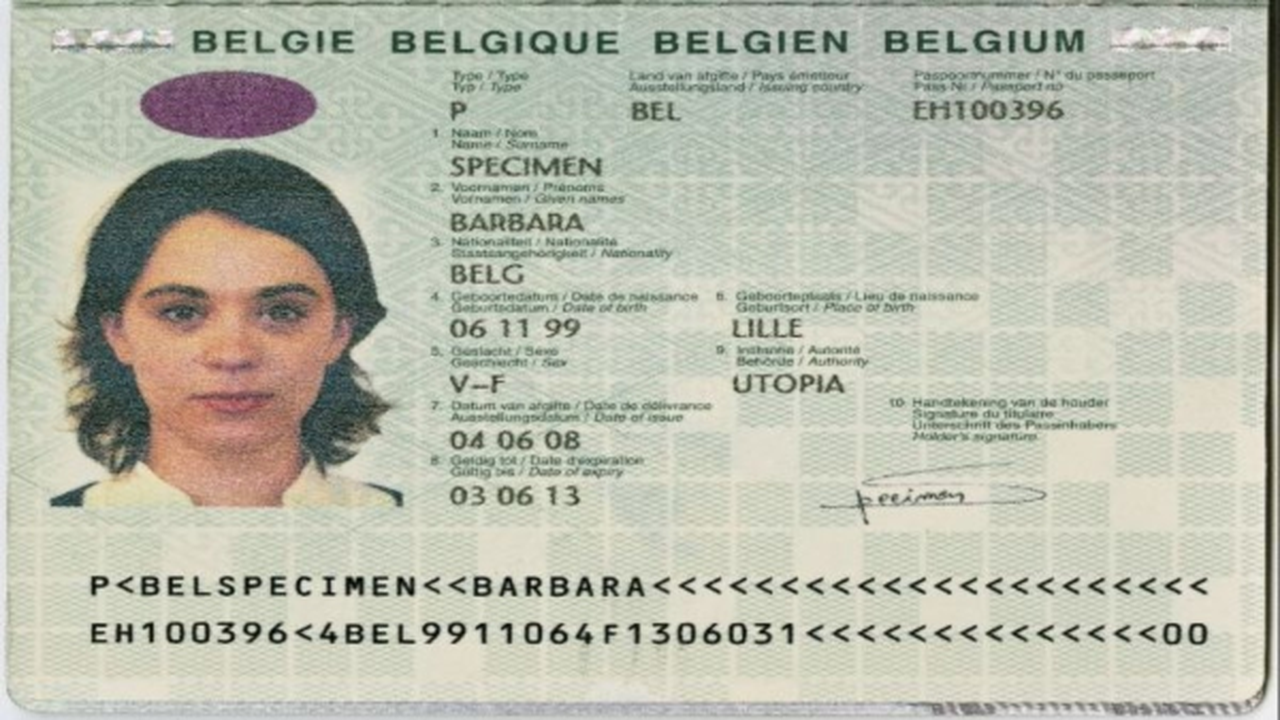
#> input picture vimz/image_converter/passports_hd/passport_0000.png, 1280 x 720 px
$ python contrast.py -i ../passports_hd/passport_0000.png -o out.png
#> lines starting #> are read from the running program, lines starting #| are printed output that depends on the picture
#!/usr/bin/env python3
"""
Convert an image to JSON format for contrast transformation.
"""

import json
import sys
import argparse
from PIL import Image
import numpy as np


def compress(image_array):
    """
    Compress image array to hex format - groups of 10 pixels per hex value.
    """
    array_in = image_array.tolist()
    output_array = []

    for i in range(len(array_in)):
        row = []
        hexValue = ''
        for j in range(len(array_in[i])):
            if np.isscalar(array_in[i][j]):
                # Grayscale
                hexValue = hex(int(array_in[i][j]))[2:].zfill(6) + hexValue
            else:
                # RGB - pack B, G, R in reverse order
                for k in range(0, 3):
                    hexValue = hex(int(array_in[i][j][k]))[2:].zfill(2) + hexValue
            if j % 10 == 9:
                row.append("0x" + hexValue)
                hexValue = ''
        output_array.append(row)
    return output_array


def adjust_contrast_and_compress(image_array, contrast_factor):
    """
    Adjust contrast and return compressed result.
    Matches the algorithm from image_formatter.py
    """
    r_channel, g_channel, b_channel = np.rollaxis(image_array, axis=-1)

    # Use 128 as mean (as in original code)
    r_mean = int(128 * 1000)
    b_mean = int(128 * 1000)
    g_mean = int(128 * 1000)

    # Apply contrast adjustment
    r_adjusted = ((r_channel - float(r_mean) / 1000) * contrast_factor + float(r_mean) / 1000).clip(0, 255).astype(np.uint8)
    g_adjusted = ((g_channel - float(g_mean) / 1000) * contrast_factor + float(g_mean) / 1000).clip(0, 255).astype(np.uint8)
    b_adjusted = ((b_channel - float(b_mean) / 1000) * contrast_factor + float(b_mean) / 1000).clip(0, 255).astype(np.uint8)

    # Stack back to RGB
    adjusted_image = np.dstack((r_adjusted, g_adjusted, b_adjusted))

    # Compress
    compressed = compress(adjusted_image)

    return compressed


def main():
    parser = argparse.ArgumentParser(
        description='Convert an image to JSON format for contrast transformation'
    )
    parser.add_argument('--input', '-i', required=True, help='Input image file')
    parser.add_argument('--output', '-o', required=True, help='Output JSON file')
    parser.add_argument('--resolution', '-r',
                       choices=['SD', 'HD', 'FHD', '4K'],
                       default='HD',
                       help='Image resolution (default: HD)')
    parser.add_argument('--factor', '-f', type=float, default=1.5,
                       help='Contrast factor (default: 1.5)')

    args = parser.parse_args()

    print(f"Processing: {args.input}")
    print(f"Resolution: {args.resolution}")
    print(f"Contrast factor: {args.factor}")

    try:
        # Load original image
        with Image.open(args.input) as image:
#> image is the input picture: PIL image 1280x720 RGB; mean R, G, B 184.5, 186.4, 171.9
            image_np = np.array(image)

        # Compress original
        compressed_original = compress(image_np)
#> in compress, `array_in = image_array.tolist()`: array_in = 720 items
#> compressed_original = 720 items

        # Apply contrast and compress
        compressed_transformed = adjust_contrast_and_compress(image_np, args.factor)
#> in adjust_contrast_and_compress, `r_channel, g_channel, b_channel = np.rollaxis(image_array, axis=-1)`:
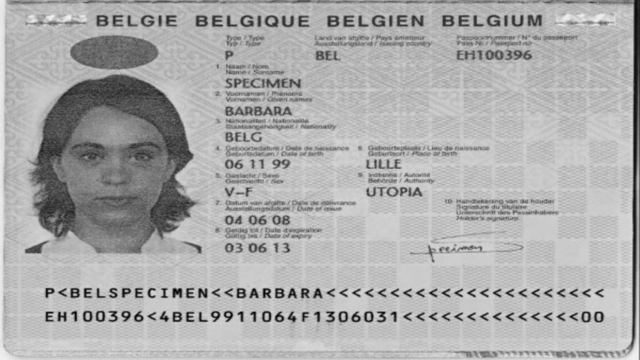
#> b_channel: shape (720, 1280) (shown at 1/2 size); min 0, max 245, mean 171.9
#> in adjust_contrast_and_compress, `g_adjusted = ((g_channel - float(g_mean) / 1000) * contrast_factor + f..`:
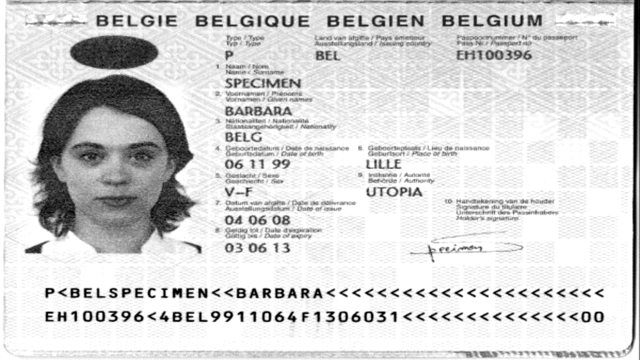
#> g_adjusted: shape (720, 1280) (shown at 1/2 size); min 0, max 255, mean 213.5
#> in adjust_contrast_and_compress, `b_adjusted = ((b_channel - float(b_mean) / 1000) * contrast_factor + f..`:
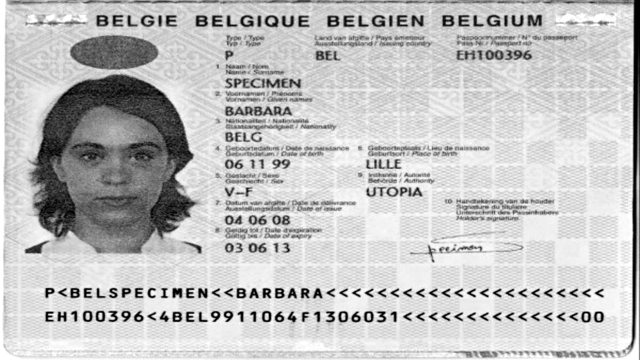
#> b_adjusted: shape (720, 1280) (shown at 1/2 size); min 0, max 255, mean 193.6
#> in adjust_contrast_and_compress, `adjusted_image = np.dstack((r_adjusted, g_adjusted, b_adjusted))`:
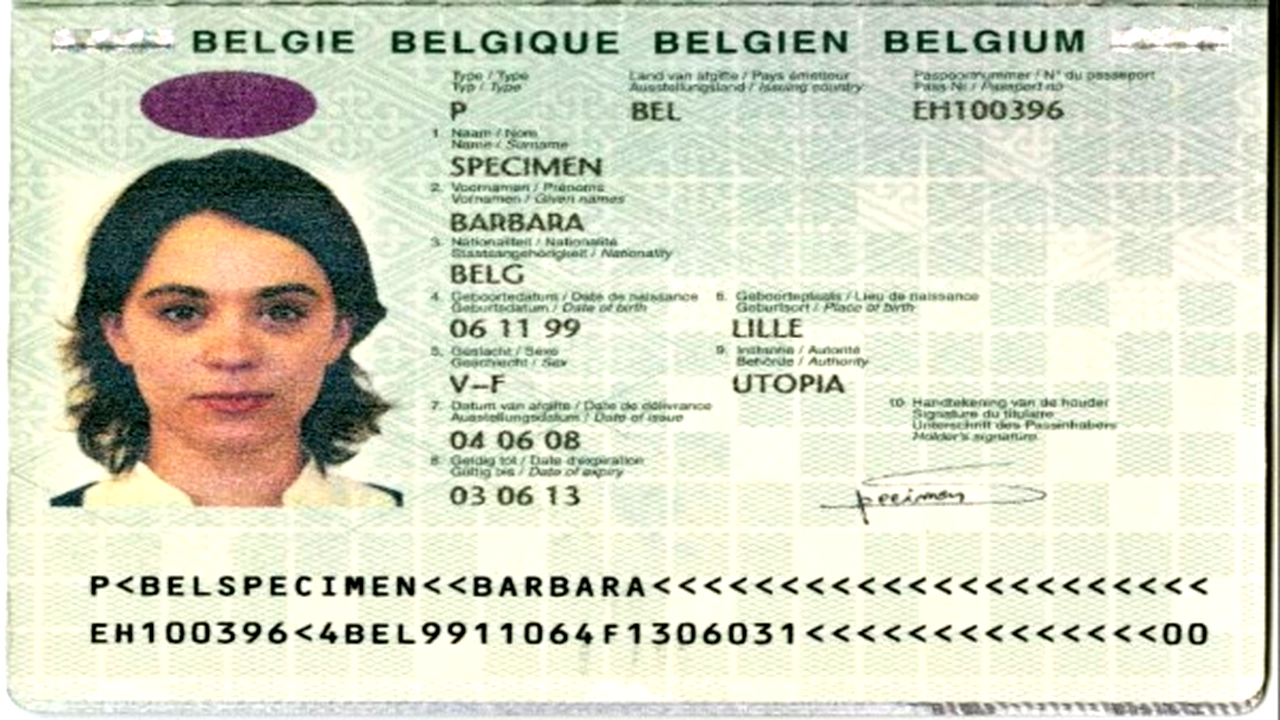
#> adjusted_image: shape (720, 1280, 3); mean of channels 0, 1, 2 210.4, 213.5, 193.6; drawn as R, G, B
#> compressed_transformed = 720 items

        # Create output structure
        output = {
            "original": compressed_original,
            "transformed": compressed_transformed,
            "factor": int(args.factor * 10)  # Store as integer (* 10 to match expected format)
        }

        # Save to JSON
        with open(args.output, 'w') as f:
            json.dump(output, f, indent=4)

        print(f"✓ Saved: {args.output}")
        print(f"  Original rows: {len(compressed_original)}")
#|   Original rows: 720
        print(f"  Transformed rows: {len(compressed_transformed)}")
#|   Transformed rows: 720
        print(f"  Factor: {output['factor']}")
#|   Factor: 15

    except Exception as e:
        print(f"Error: {e}")
        import traceback
        traceback.print_exc()
        sys.exit(1)


if __name__ == '__main__':
    main()

$ run again, on vimz/image_converter/passports_hd/passport_0003.png
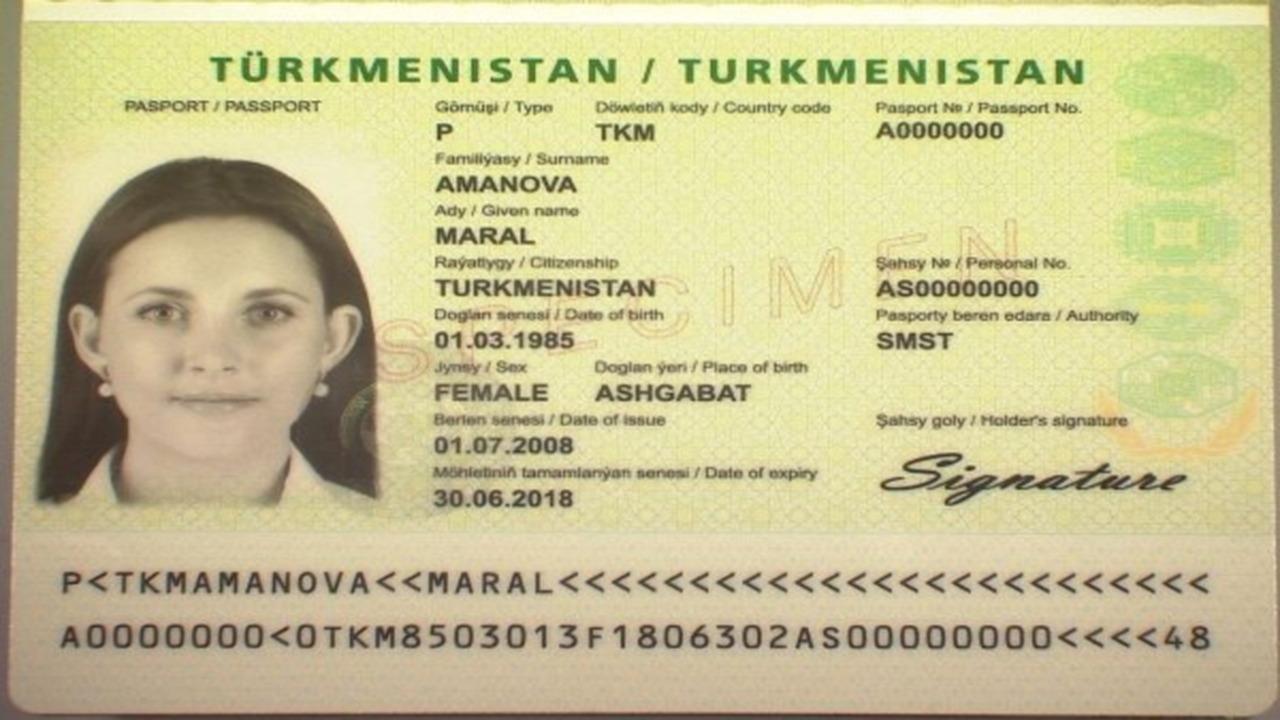
#> input picture vimz/image_converter/passports_hd/passport_0003.png, 1280 x 720 px
#> in main, image is the input picture: PIL image 1280x720 RGB; mean R, G, B 200.7, 194.1, 147.3
#> array_in = 720 items
#> in adjust_contrast_and_compress, `b_adjusted = ((b_channel - float(b_mean) / 1000) * contrast_factor + f..`:
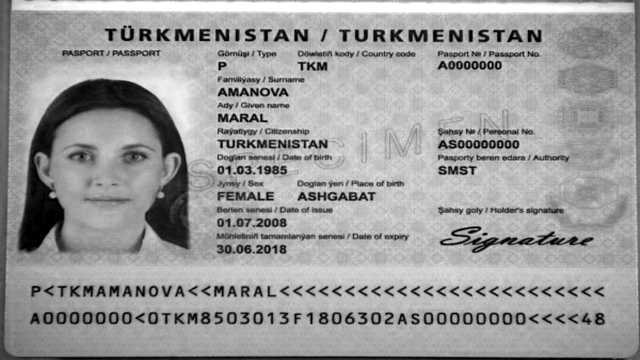
#> b_adjusted: shape (720, 1280) (shown at 1/2 size); min 0, max 255, mean 156.4
#> in adjust_contrast_and_compress, `adjusted_image = np.dstack((r_adjusted, g_adjusted, b_adjusted))`:
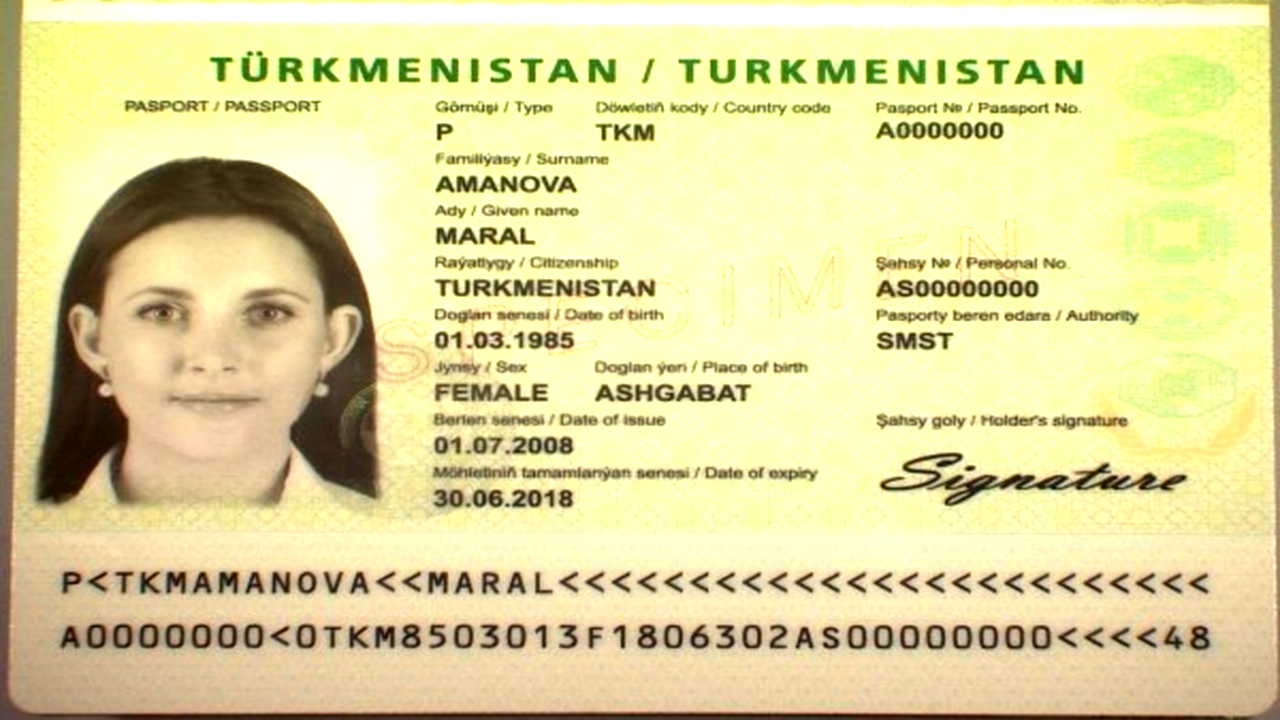
#> adjusted_image: shape (720, 1280, 3); mean of channels 0, 1, 2 223.6, 215.1, 156.4; drawn as R, G, B
#|   Original rows: 720
#|   Transformed rows: 720
#|   Factor: 15
